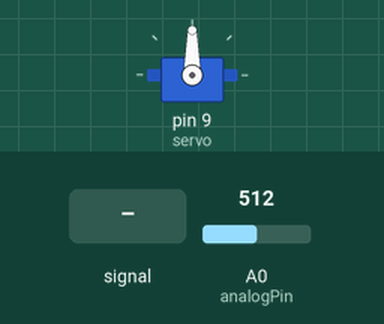
Simulated run of this sketch. Board: Arduino Uno, built with avr-gcc and run on an emulated ATmega328P. Parts: servo. The test bench sets the inputs (shaded band); at power-on: A0 (analogPin) = 512.

Above: at 1.2 s.
1.3 s: A0 (analogPin) fed a 200 Hz sine of ±81 counts around its level
4.3 s: A0 (analogPin) set to 716
5.8 s: A0 (analogPin) set to 900
At 6.6 s:
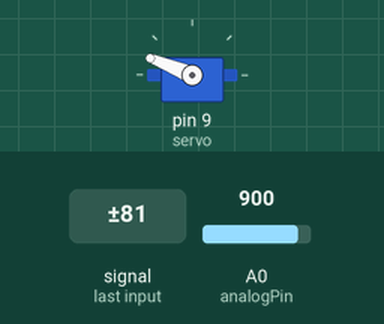
7.3 s: A0 (analogPin) set to 1023
At 7.7 s:
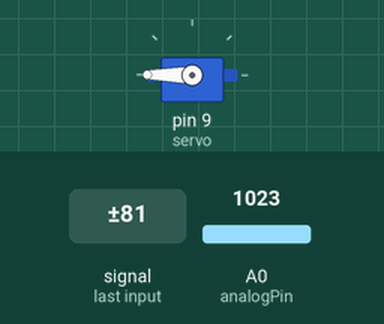
8.8 s: A0 (analogPin) set to 306
At 10.0 s:
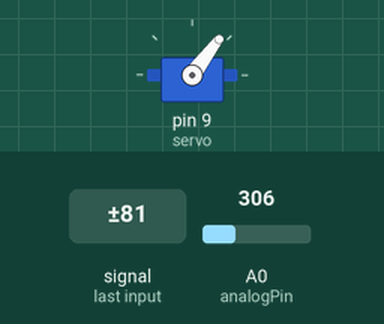
10.3 s: A0 (analogPin) set to 122
At 11.2 s:
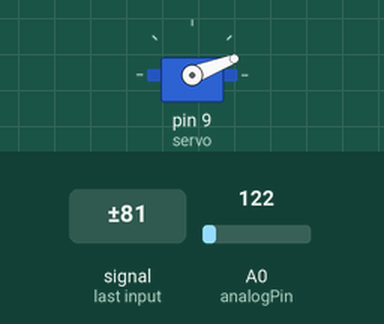
Timing chart, 0 to 12.8 s (numbered marks = the images above; inputs shaded):
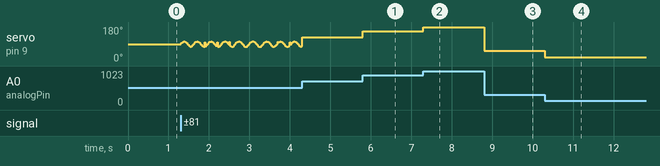

Measured:
- after the input at 5.8 s, servo on pin 9 (servo): 125° → 158° at once
- after the input at 7.3 s, servo on pin 9 (servo): 158° → 180° at once
- after the input at 8.8 s, servo on pin 9 (servo): 180° → 53° at once
- after the input at 10.3 s, servo on pin 9 (servo): 53° → 21° at once

The sketch:

milis_SerMoto.ino
```cpp
#include <Servo.h>
int ANGLE = 0;
const int analogPin = A0;
Servo servo;
unsigned long t_prev = 0;
const unsigned long t_delay = 1000;;

void setup()
{
pinMode(A0, INPUT);
servo.attach(9);
}

void loop()
{
  unsigned long t_now = millis();
  int sensorInput = analogRead(analogPin);
  int senInput = map(sensorInput, 0, 1023, 0, 180);
  servo.write(senInput);
  if (t_now - t_prev >= t_delay) {
    if(ANGLE < 90) {
      servo.write(senInput);}
    else {
      servo.write(senInput);}
    }
}
```
